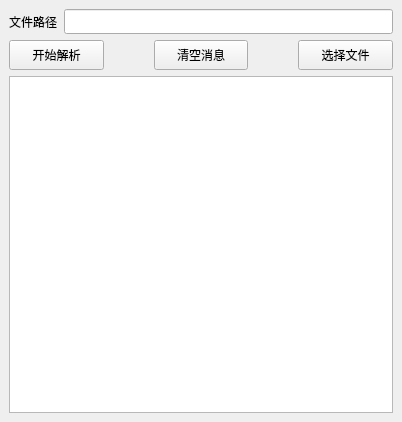
<?xml version="1.0" encoding="UTF-8"?>
<ui version="4.0">
 <class>MainWindow</class>
 <widget class="QMainWindow" name="MainWindow">
  <property name="geometry">
   <rect>
    <x>0</x>
    <y>0</y>
    <width>402</width>
    <height>422</height>
   </rect>
  </property>
  <property name="minimumSize">
   <size>
    <width>0</width>
    <height>0</height>
   </size>
  </property>
  <property name="windowTitle">
   <string>数据帧解包工具 powered by卫导组 2022/4/19</string>
  </property>
  <widget class="QWidget" name="centralwidget">
   <layout class="QVBoxLayout" name="verticalLayout">
    <item>
     <layout class="QHBoxLayout" name="horizontalLayout">
      <item>
       <widget class="QLabel" name="label">
        <property name="text">
         <string>文件路径</string>
        </property>
       </widget>
      </item>
      <item>
       <widget class="QLineEdit" name="lineEdit_filePath">
        <property name="minimumSize">
         <size>
          <width>0</width>
          <height>25</height>
         </size>
        </property>
       </widget>
      </item>
     </layout>
    </item>
    <item>
     <layout class="QHBoxLayout" name="horizontalLayout_2">
      <property name="spacing">
       <number>50</number>
      </property>
      <item>
       <widget class="QPushButton" name="pushBtn_startDataParse">
        <property name="minimumSize">
         <size>
          <width>0</width>
          <height>30</height>
         </size>
        </property>
        <property name="text">
         <string>开始解析</string>
        </property>
       </widget>
      </item>
      <item>
       <widget class="QPushButton" name="pushBtn_clearMsg">
        <property name="minimumSize">
         <size>
          <width>0</width>
          <height>30</height>
         </size>
        </property>
        <property name="text">
         <string>清空消息</string>
        </property>
       </widget>
      </item>
      <item>
       <widget class="QPushButton" name="pushBtn_selectFile">
        <property name="minimumSize">
         <size>
          <width>0</width>
          <height>30</height>
         </size>
        </property>
        <property name="text">
         <string>选择文件</string>
        </property>
       </widget>
      </item>
     </layout>
    </item>
    <item>
     <widget class="QTextBrowser" name="textBrowser_showMsg"/>
    </item>
   </layout>
  </widget>
 </widget>
 <resources/>
 <connections/>
</ui>
